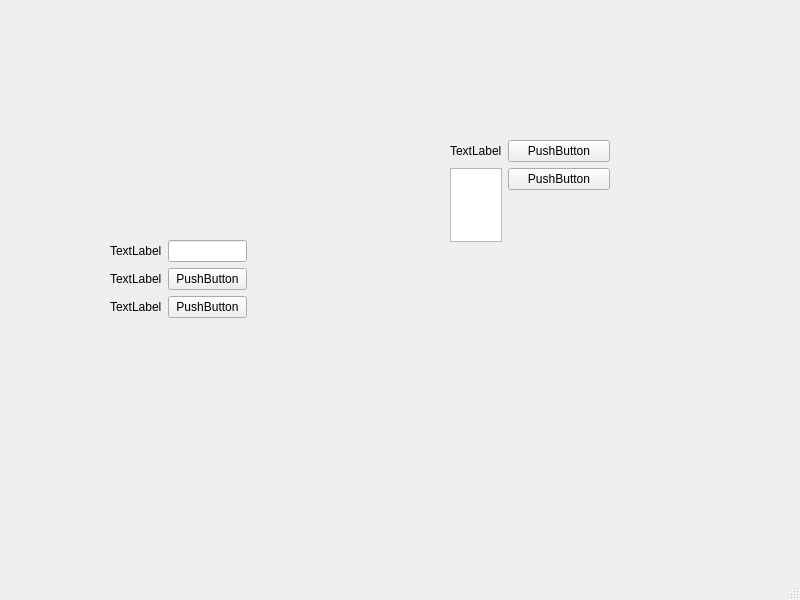
<?xml version="1.0" encoding="UTF-8"?>
<ui version="4.0">
 <class>MainWindow</class>
 <widget class="QMainWindow" name="MainWindow">
  <property name="geometry">
   <rect>
    <x>0</x>
    <y>0</y>
    <width>800</width>
    <height>600</height>
   </rect>
  </property>
  <property name="windowTitle">
   <string>MainWindow</string>
  </property>
  <widget class="QWidget" name="centralwidget">
   <widget class="QWidget" name="formLayoutWidget">
    <property name="geometry">
     <rect>
      <x>450</x>
      <y>140</y>
      <width>160</width>
      <height>102</height>
     </rect>
    </property>
    <layout class="QFormLayout" name="formLayout_2">
     <item row="0" column="0">
      <widget class="QLabel" name="label_4">
       <property name="text">
        <string>TextLabel</string>
       </property>
      </widget>
     </item>
     <item row="0" column="1">
      <widget class="QPushButton" name="pushButton_4">
       <property name="text">
        <string>PushButton</string>
       </property>
      </widget>
     </item>
     <item row="1" column="0">
      <widget class="QTextBrowser" name="textBrowser"/>
     </item>
     <item row="1" column="1">
      <widget class="QPushButton" name="pushButton_5">
       <property name="text">
        <string>PushButton</string>
       </property>
      </widget>
     </item>
    </layout>
   </widget>
   <widget class="QWidget" name="">
    <property name="geometry">
     <rect>
      <x>110</x>
      <y>240</y>
      <width>137</width>
      <height>83</height>
     </rect>
    </property>
    <layout class="QFormLayout" name="formLayout">
     <item row="0" column="0">
      <widget class="QLabel" name="label">
       <property name="text">
        <string>TextLabel</string>
       </property>
      </widget>
     </item>
     <item row="1" column="0">
      <widget class="QLabel" name="label_2">
       <property name="text">
        <string>TextLabel</string>
       </property>
      </widget>
     </item>
     <item row="1" column="1">
      <widget class="QPushButton" name="pushButton_2">
       <property name="text">
        <string>PushButton</string>
       </property>
      </widget>
     </item>
     <item row="2" column="0">
      <widget class="QLabel" name="label_3">
       <property name="text">
        <string>TextLabel</string>
       </property>
      </widget>
     </item>
     <item row="2" column="1">
      <widget class="QPushButton" name="pushButton_3">
       <property name="text">
        <string>PushButton</string>
       </property>
      </widget>
     </item>
     <item row="0" column="1">
      <widget class="QLineEdit" name="lineEdit"/>
     </item>
    </layout>
   </widget>
  </widget>
  <widget class="QMenuBar" name="menubar">
   <property name="geometry">
    <rect>
     <x>0</x>
     <y>0</y>
     <width>800</width>
     <height>23</height>
    </rect>
   </property>
  </widget>
  <widget class="QStatusBar" name="statusbar"/>
 </widget>
 <resources/>
 <connections/>
</ui>
